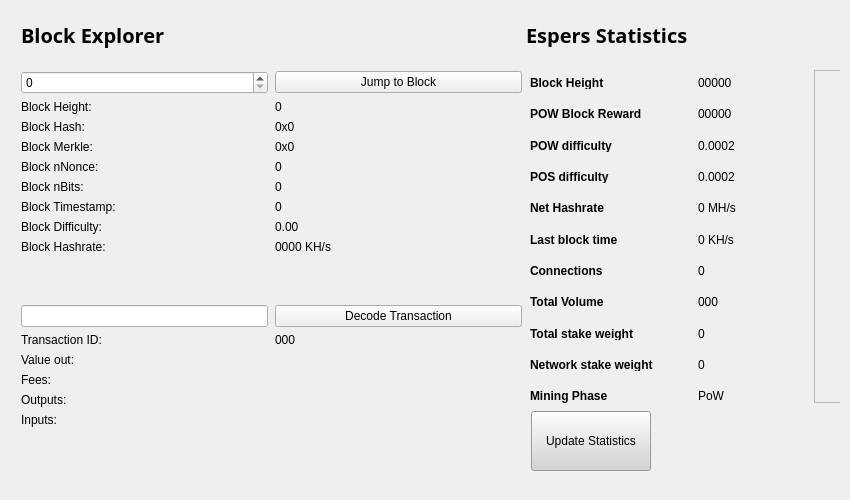
<?xml version="1.0" encoding="UTF-8"?>
<ui version="4.0">
 <class>BlockBrowser</class>
 <widget class="QWidget" name="BlockBrowser">
  <property name="windowModality">
   <enum>Qt::NonModal</enum>
  </property>
  <property name="enabled">
   <bool>true</bool>
  </property>
  <property name="geometry">
   <rect>
    <x>0</x>
    <y>0</y>
    <width>850</width>
    <height>500</height>
   </rect>
  </property>
  <property name="sizePolicy">
   <sizepolicy hsizetype="Preferred" vsizetype="Preferred">
    <horstretch>0</horstretch>
    <verstretch>0</verstretch>
   </sizepolicy>
  </property>
  <property name="minimumSize">
   <size>
    <width>0</width>
    <height>0</height>
   </size>
  </property>
  <property name="acceptDrops">
   <bool>false</bool>
  </property>
  <property name="windowTitle">
   <string>Form</string>
  </property>
  <layout class="QGridLayout">
   <property name="sizeConstraint">
    <enum>QLayout::SetMaximumSize</enum>
   </property>
   <property name="leftMargin">
    <number>21</number>
   </property>
   <property name="topMargin">
    <number>21</number>
   </property>
   <property name="rightMargin">
    <number>10</number>
   </property>
   <item row="1" column="0">
    <widget class="QWidget" name="widget" native="true">
     <widget class="QWidget" name="layoutWidget">
      <property name="geometry">
       <rect>
        <x>0</x>
        <y>0</y>
        <width>501</width>
        <height>27</height>
       </rect>
      </property>
      <layout class="QHBoxLayout" name="horizontalLayout_4">
       <property name="spacing">
        <number>7</number>
       </property>
       <item>
        <widget class="QLabel" name="label_5">
         <property name="font">
          <font>
           <family>Open Sans,sans-serif</family>
          </font>
         </property>
         <property name="text">
          <string>&lt;html&gt;&lt;head/&gt;&lt;body&gt;&lt;p&gt;&lt;span style=&quot; font-size:20px; font-weight:600; color:#000000;&quot;&gt;Block Explorer &lt;/span&gt;&lt;/p&gt;&lt;/body&gt;&lt;/html&gt;</string>
         </property>
        </widget>
       </item>
       <item>
        <spacer name="horizontalSpacer_2">
         <property name="orientation">
          <enum>Qt::Horizontal</enum>
         </property>
         <property name="sizeHint" stdset="0">
          <size>
           <width>40</width>
           <height>20</height>
          </size>
         </property>
        </spacer>
       </item>
      </layout>
     </widget>
     <widget class="QWidget" name="layoutWidget_2">
      <property name="geometry">
       <rect>
        <x>0</x>
        <y>50</y>
        <width>501</width>
        <height>400</height>
       </rect>
      </property>
      <layout class="QGridLayout" name="gridLayout_3" rowstretch="0,0,0,0,0,0,0,0,0,0,0,0,0,0,0,0,0,0,0" columnstretch="0,0">
       <property name="sizeConstraint">
        <enum>QLayout::SetDefaultConstraint</enum>
       </property>
       <property name="horizontalSpacing">
        <number>7</number>
       </property>
       <item row="18" column="0">
        <spacer name="verticalSpacer">
         <property name="orientation">
          <enum>Qt::Vertical</enum>
         </property>
         <property name="sizeHint" stdset="0">
          <size>
           <width>20</width>
           <height>40</height>
          </size>
         </property>
        </spacer>
       </item>
       <item row="12" column="1">
        <widget class="QPushButton" name="txButton">
         <property name="text">
          <string>Decode Transaction</string>
         </property>
        </widget>
       </item>
       <item row="17" column="0">
        <widget class="QLabel" name="inputLabel">
         <property name="text">
          <string>Inputs:</string>
         </property>
         <property name="alignment">
          <set>Qt::AlignLeading|Qt::AlignLeft|Qt::AlignTop</set>
         </property>
        </widget>
       </item>
       <item row="10" column="1">
        <widget class="QLabel" name="pawBox">
         <property name="text">
          <string>0000 KH/s</string>
         </property>
        </widget>
       </item>
       <item row="14" column="0">
        <widget class="QLabel" name="valueLabel">
         <property name="text">
          <string>Value out:</string>
         </property>
        </widget>
       </item>
       <item row="13" column="0">
        <widget class="QLabel" name="txLabel">
         <property name="text">
          <string>Transaction ID:</string>
         </property>
        </widget>
       </item>
       <item row="9" column="1">
        <widget class="QLabel" name="hardBox">
         <property name="text">
          <string>0.00</string>
         </property>
        </widget>
       </item>
       <item row="13" column="1">
        <widget class="QLabel" name="txID">
         <property name="text">
          <string>000</string>
         </property>
        </widget>
       </item>
       <item row="17" column="1">
        <widget class="QLabel" name="inputBox">
         <property name="text">
          <string/>
         </property>
         <property name="alignment">
          <set>Qt::AlignLeading|Qt::AlignLeft|Qt::AlignTop</set>
         </property>
        </widget>
       </item>
       <item row="14" column="1">
        <widget class="QLabel" name="valueBox">
         <property name="text">
          <string/>
         </property>
        </widget>
       </item>
       <item row="9" column="0">
        <widget class="QLabel" name="hardLabel">
         <property name="text">
          <string>Block Difficulty:</string>
         </property>
        </widget>
       </item>
       <item row="1" column="0">
        <widget class="QSpinBox" name="heightBox">
         <property name="sizePolicy">
          <sizepolicy hsizetype="Preferred" vsizetype="Fixed">
           <horstretch>0</horstretch>
           <verstretch>0</verstretch>
          </sizepolicy>
         </property>
         <property name="maximum">
          <number>99999999</number>
         </property>
        </widget>
       </item>
       <item row="3" column="0">
        <widget class="QLabel" name="heightLabel_2">
         <property name="text">
          <string>Block Height:</string>
         </property>
        </widget>
       </item>
       <item row="8" column="1">
        <widget class="QLabel" name="timeBox">
         <property name="text">
          <string>0</string>
         </property>
        </widget>
       </item>
       <item row="1" column="1">
        <widget class="QPushButton" name="blockButton">
         <property name="text">
          <string>Jump to Block</string>
         </property>
        </widget>
       </item>
       <item row="5" column="0">
        <widget class="QLabel" name="merkleLabel">
         <property name="text">
          <string>Block Merkle:</string>
         </property>
        </widget>
       </item>
       <item row="4" column="0">
        <widget class="QLabel" name="hashLabel">
         <property name="text">
          <string>Block Hash:</string>
         </property>
        </widget>
       </item>
       <item row="15" column="1">
        <widget class="QLabel" name="feesBox">
         <property name="text">
          <string/>
         </property>
        </widget>
       </item>
       <item row="10" column="0">
        <widget class="QLabel" name="pawLabel">
         <property name="text">
          <string>Block Hashrate:</string>
         </property>
        </widget>
       </item>
       <item row="3" column="1">
        <widget class="QLabel" name="heightLabel">
         <property name="text">
          <string>0</string>
         </property>
        </widget>
       </item>
       <item row="15" column="0">
        <widget class="QLabel" name="feesLabel">
         <property name="text">
          <string>Fees:</string>
         </property>
        </widget>
       </item>
       <item row="7" column="0">
        <widget class="QLabel" name="bitsLabel">
         <property name="text">
          <string>Block nBits:</string>
         </property>
        </widget>
       </item>
       <item row="7" column="1">
        <widget class="QLabel" name="bitsBox">
         <property name="text">
          <string>0</string>
         </property>
        </widget>
       </item>
       <item row="5" column="1">
        <widget class="QLabel" name="merkleBox">
         <property name="minimumSize">
          <size>
           <width>187</width>
           <height>0</height>
          </size>
         </property>
         <property name="text">
          <string>0x0</string>
         </property>
        </widget>
       </item>
       <item row="16" column="0">
        <widget class="QLabel" name="outputLabel">
         <property name="text">
          <string>Outputs:</string>
         </property>
         <property name="alignment">
          <set>Qt::AlignLeading|Qt::AlignLeft|Qt::AlignTop</set>
         </property>
        </widget>
       </item>
       <item row="16" column="1">
        <widget class="QLabel" name="outputBox">
         <property name="text">
          <string/>
         </property>
         <property name="alignment">
          <set>Qt::AlignLeading|Qt::AlignLeft|Qt::AlignTop</set>
         </property>
        </widget>
       </item>
       <item row="6" column="0">
        <widget class="QLabel" name="nonceLabel">
         <property name="text">
          <string>Block nNonce:</string>
         </property>
        </widget>
       </item>
       <item row="6" column="1">
        <widget class="QLabel" name="nonceBox">
         <property name="text">
          <string>0</string>
         </property>
        </widget>
       </item>
       <item row="8" column="0">
        <widget class="QLabel" name="timeLabel">
         <property name="text">
          <string>Block Timestamp:</string>
         </property>
        </widget>
       </item>
       <item row="4" column="1">
        <widget class="QLabel" name="hashBox">
         <property name="enabled">
          <bool>true</bool>
         </property>
         <property name="sizePolicy">
          <sizepolicy hsizetype="Preferred" vsizetype="Preferred">
           <horstretch>0</horstretch>
           <verstretch>0</verstretch>
          </sizepolicy>
         </property>
         <property name="minimumSize">
          <size>
           <width>0</width>
           <height>0</height>
          </size>
         </property>
         <property name="text">
          <string>0x0</string>
         </property>
        </widget>
       </item>
       <item row="12" column="0">
        <widget class="QLineEdit" name="txBox">
         <property name="sizePolicy">
          <sizepolicy hsizetype="Preferred" vsizetype="Fixed">
           <horstretch>0</horstretch>
           <verstretch>0</verstretch>
          </sizepolicy>
         </property>
         <property name="inputMask">
          <string comment="Transaction id" extracomment="Transaction id"/>
         </property>
         <property name="placeholderText">
          <string comment="Transaction ID" extracomment="Transaction ID"/>
         </property>
        </widget>
       </item>
       <item row="11" column="0">
        <spacer name="verticalSpacer_2">
         <property name="orientation">
          <enum>Qt::Vertical</enum>
         </property>
         <property name="sizeHint" stdset="0">
          <size>
           <width>20</width>
           <height>40</height>
          </size>
         </property>
        </spacer>
       </item>
      </layout>
     </widget>
     <widget class="QFrame" name="gridFrame_2">
      <property name="geometry">
       <rect>
        <x>500</x>
        <y>40</y>
        <width>580</width>
        <height>351</height>
       </rect>
      </property>
      <layout class="QGridLayout" name="gridLayout_4">
       <item row="3" column="0">
        <layout class="QFormLayout" name="formLayout_3">
         <property name="fieldGrowthPolicy">
          <enum>QFormLayout::FieldsStayAtSizeHint</enum>
         </property>
         <property name="horizontalSpacing">
          <number>45</number>
         </property>
         <property name="verticalSpacing">
          <number>18</number>
         </property>
         <property name="rightMargin">
          <number>0</number>
         </property>
         <item row="1" column="0">
          <widget class="QLabel" name="label_17">
           <property name="text">
            <string>&lt;html&gt;&lt;head/&gt;&lt;body&gt;&lt;p&gt;&lt;span style=&quot; font-weight:600;&quot;&gt;Block Height&lt;/span&gt;&lt;/p&gt;&lt;/body&gt;&lt;/html&gt;</string>
           </property>
          </widget>
         </item>
         <item row="1" column="1">
          <widget class="QLabel" name="heightBox_3">
           <property name="text">
            <string>00000</string>
           </property>
          </widget>
         </item>
         <item row="2" column="0">
          <widget class="QLabel" name="label_18">
           <property name="text">
            <string>&lt;html&gt;&lt;head/&gt;&lt;body&gt;&lt;p&gt;&lt;span style=&quot; font-weight:600;&quot;&gt;POW Block Reward&lt;/span&gt;&lt;/p&gt;&lt;/body&gt;&lt;/html&gt;</string>
           </property>
          </widget>
         </item>
         <item row="2" column="1">
          <widget class="QLabel" name="rewardBox_2">
           <property name="text">
            <string>00000</string>
           </property>
          </widget>
         </item>
         <item row="3" column="0">
          <widget class="QLabel" name="label_19">
           <property name="text">
            <string>&lt;html&gt;&lt;head/&gt;&lt;body&gt;&lt;p&gt;&lt;span style=&quot; font-weight:600;&quot;&gt;POW difficulty&lt;/span&gt;&lt;/p&gt;&lt;/body&gt;&lt;/html&gt;</string>
           </property>
          </widget>
         </item>
         <item row="3" column="1">
          <widget class="QLabel" name="diffBox_2">
           <property name="text">
            <string>0.0002</string>
           </property>
          </widget>
         </item>
         <item row="4" column="0">
          <widget class="QLabel" name="label_20">
           <property name="text">
            <string>&lt;html&gt;&lt;head/&gt;&lt;body&gt;&lt;p&gt;&lt;span style=&quot; font-weight:600;&quot;&gt;POS difficulty&lt;/span&gt;&lt;/p&gt;&lt;/body&gt;&lt;/html&gt;</string>
           </property>
          </widget>
         </item>
         <item row="4" column="1">
          <widget class="QLabel" name="diffBox2_2">
           <property name="text">
            <string>0.0002</string>
           </property>
          </widget>
         </item>
         <item row="5" column="0">
          <widget class="QLabel" name="label_21">
           <property name="text">
            <string>&lt;html&gt;&lt;head/&gt;&lt;body&gt;&lt;p&gt;&lt;span style=&quot; font-weight:600;&quot;&gt;Net Hashrate&lt;/span&gt;&lt;/p&gt;&lt;/body&gt;&lt;/html&gt;</string>
           </property>
          </widget>
         </item>
         <item row="5" column="1">
          <widget class="QLabel" name="pawrateBox_2">
           <property name="text">
            <string>0 MH/s</string>
           </property>
          </widget>
         </item>
         <item row="6" column="0">
          <widget class="QLabel" name="label3_3">
           <property name="sizePolicy">
            <sizepolicy hsizetype="Preferred" vsizetype="Maximum">
             <horstretch>0</horstretch>
             <verstretch>0</verstretch>
            </sizepolicy>
           </property>
           <property name="text">
            <string>&lt;html&gt;&lt;head/&gt;&lt;body&gt;&lt;p&gt;&lt;span style=&quot; font-weight:600;&quot;&gt;Last block time&lt;/span&gt;&lt;/p&gt;&lt;/body&gt;&lt;/html&gt;</string>
           </property>
          </widget>
         </item>
         <item row="6" column="1">
          <widget class="QLabel" name="localBox_2">
           <property name="text">
            <string>0 KH/s</string>
           </property>
          </widget>
         </item>
         <item row="7" column="0">
          <widget class="QLabel" name="label1_3">
           <property name="text">
            <string>&lt;html&gt;&lt;head/&gt;&lt;body&gt;&lt;p&gt;&lt;span style=&quot; font-weight:600;&quot;&gt;Connections&lt;/span&gt;&lt;/p&gt;&lt;/body&gt;&lt;/html&gt;</string>
           </property>
          </widget>
         </item>
         <item row="7" column="1">
          <widget class="QLabel" name="connectionBox_2">
           <property name="text">
            <string>0</string>
           </property>
          </widget>
         </item>
         <item row="8" column="0">
          <widget class="QLabel" name="label_22">
           <property name="text">
            <string>&lt;html&gt;&lt;head/&gt;&lt;body&gt;&lt;p&gt;&lt;span style=&quot; font-weight:600;&quot;&gt;Total Volume&lt;/span&gt;&lt;/p&gt;&lt;/body&gt;&lt;/html&gt;</string>
           </property>
          </widget>
         </item>
         <item row="8" column="1">
          <widget class="QLabel" name="volumeBox_2">
           <property name="text">
            <string>000</string>
           </property>
          </widget>
         </item>
         <item row="9" column="0">
          <widget class="QLabel" name="label_23">
           <property name="text">
            <string>&lt;html&gt;&lt;head/&gt;&lt;body&gt;&lt;p&gt;&lt;span style=&quot; font-weight:600;&quot;&gt;Total stake weight&lt;/span&gt;&lt;/p&gt;&lt;/body&gt;&lt;/html&gt;</string>
           </property>
          </widget>
         </item>
         <item row="9" column="1">
          <widget class="QLabel" name="minBox_2">
           <property name="text">
            <string>0</string>
           </property>
          </widget>
         </item>
         <item row="10" column="0">
          <widget class="QLabel" name="label_24">
           <property name="text">
            <string>&lt;html&gt;&lt;head/&gt;&lt;body&gt;&lt;p&gt;&lt;span style=&quot; font-weight:600;&quot;&gt;Network stake weight&lt;/span&gt;&lt;/p&gt;&lt;/body&gt;&lt;/html&gt;</string>
           </property>
          </widget>
         </item>
         <item row="10" column="1">
          <widget class="QLabel" name="maxBox_2">
           <property name="text">
            <string>0</string>
           </property>
          </widget>
         </item>
         <item row="11" column="0">
          <widget class="QLabel" name="label_25">
           <property name="text">
            <string>&lt;html&gt;&lt;head/&gt;&lt;body&gt;&lt;p&gt;&lt;span style=&quot; font-weight:600;&quot;&gt;Mining Phase&lt;/span&gt;&lt;/p&gt;&lt;/body&gt;&lt;/html&gt;</string>
           </property>
          </widget>
         </item>
         <item row="11" column="1">
          <widget class="QLabel" name="cBox_2">
           <property name="text">
            <string>PoW</string>
           </property>
          </widget>
         </item>
        </layout>
       </item>
       <item row="2" column="0">
        <spacer name="verticalSpacer_3">
         <property name="orientation">
          <enum>Qt::Vertical</enum>
         </property>
         <property name="sizeHint" stdset="0">
          <size>
           <width>20</width>
           <height>40</height>
          </size>
         </property>
        </spacer>
       </item>
       <item row="1" column="1" rowspan="3">
        <widget class="QFrame" name="frame">
         <property name="minimumSize">
          <size>
           <width>240</width>
           <height>0</height>
          </size>
         </property>
         <property name="frameShape">
          <enum>QFrame::StyledPanel</enum>
         </property>
         <property name="frameShadow">
          <enum>QFrame::Raised</enum>
         </property>
         <widget class="QLabel" name="label_4">
          <property name="geometry">
           <rect>
            <x>0</x>
            <y>0</y>
            <width>240</width>
            <height>389</height>
           </rect>
          </property>
          <property name="sizePolicy">
           <sizepolicy hsizetype="Preferred" vsizetype="Ignored">
            <horstretch>0</horstretch>
            <verstretch>0</verstretch>
           </sizepolicy>
          </property>
          <property name="minimumSize">
           <size>
            <width>240</width>
            <height>0</height>
           </size>
          </property>
          <property name="pixmap">
           <pixmap>:/images/stat_logo</pixmap>
          </property>
         </widget>
        </widget>
       </item>
      </layout>
     </widget>
     <widget class="QWidget" name="layoutWidget">
      <property name="geometry">
       <rect>
        <x>505</x>
        <y>0</y>
        <width>311</width>
        <height>26</height>
       </rect>
      </property>
      <layout class="QHBoxLayout" name="horizontalLayout_5">
       <property name="spacing">
        <number>7</number>
       </property>
       <item>
        <widget class="QLabel" name="label_6">
         <property name="font">
          <font>
           <family>Open Sans,sans-serif</family>
          </font>
         </property>
         <property name="text">
          <string>&lt;html&gt;&lt;head/&gt;&lt;body&gt;&lt;p&gt;&lt;span style=&quot; font-size:20px; font-weight:600; color:#000000;&quot;&gt;Espers Statistics&lt;/span&gt;&lt;/p&gt;&lt;/body&gt;&lt;/html&gt;</string>
         </property>
        </widget>
       </item>
       <item>
        <spacer name="horizontalSpacer_3">
         <property name="orientation">
          <enum>Qt::Horizontal</enum>
         </property>
         <property name="sizeHint" stdset="0">
          <size>
           <width>40</width>
           <height>20</height>
          </size>
         </property>
        </spacer>
       </item>
      </layout>
     </widget>
     <widget class="QPushButton" name="startButton">
      <property name="geometry">
       <rect>
        <x>510</x>
        <y>390</y>
        <width>120</width>
        <height>60</height>
       </rect>
      </property>
      <property name="sizePolicy">
       <sizepolicy hsizetype="Fixed" vsizetype="Fixed">
        <horstretch>0</horstretch>
        <verstretch>0</verstretch>
       </sizepolicy>
      </property>
      <property name="minimumSize">
       <size>
        <width>120</width>
        <height>60</height>
       </size>
      </property>
      <property name="styleSheet">
       <string notr="true">background:lightgrey;</string>
      </property>
      <property name="text">
       <string>Update Statistics</string>
      </property>
     </widget>
    </widget>
   </item>
  </layout>
 </widget>
 <resources/>
 <connections/>
</ui>
